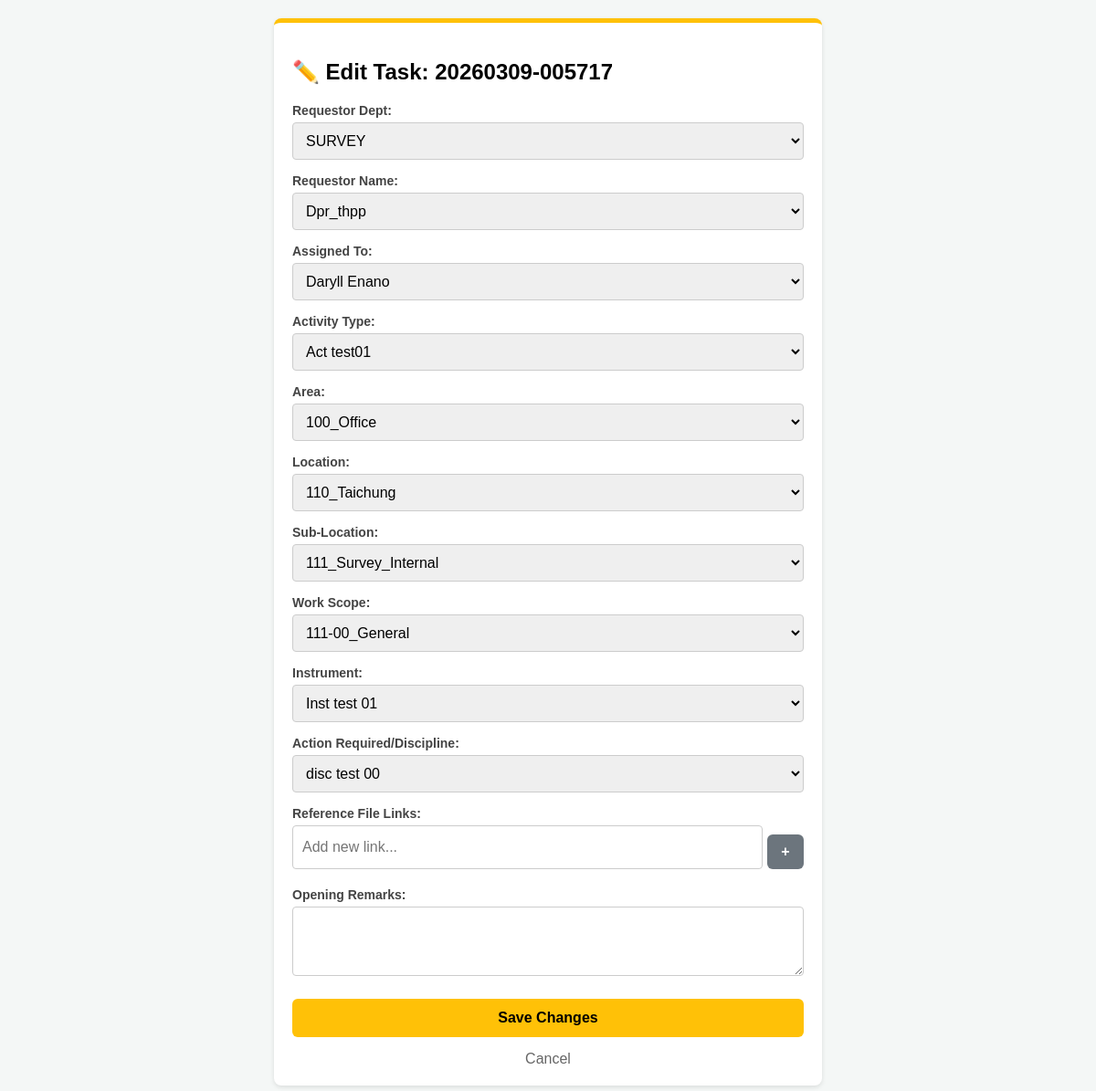
Page /edit_task/2 (signed in) on the earlier database version.
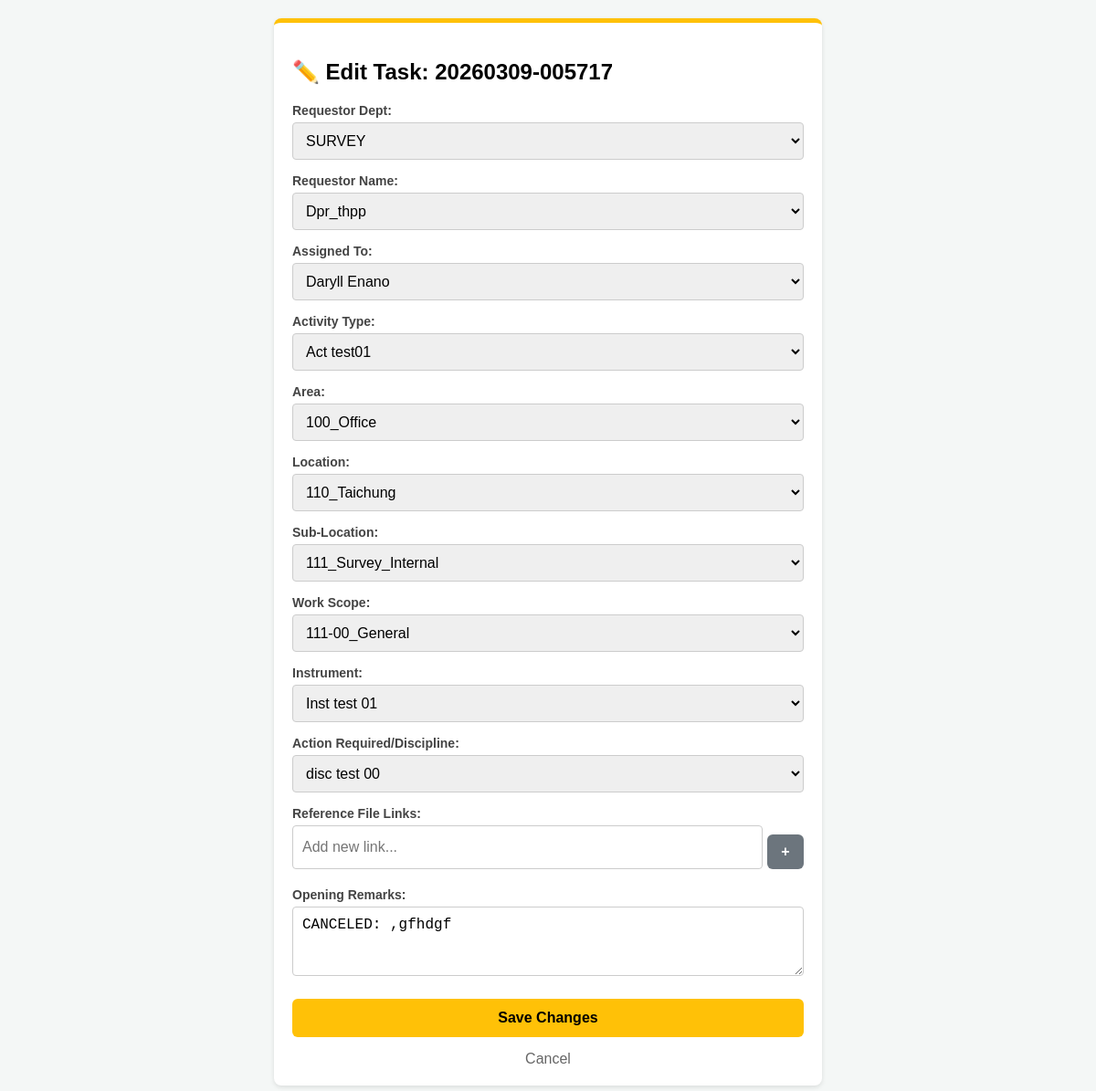
Same page on the later database version.
### app.py (models this page shows)
class SurveyTask(db.Model):
    id = db.Column(db.Integer, primary_key=True)
    surveyor_name = db.Column(db.String(100), nullable=False)
    assigned_to = db.Column(db.String(100), nullable=True)
    requestor = db.Column(db.String(100), nullable=True)
    task_category = db.Column(db.String(100), nullable=True)
    instrument = db.Column(db.String(100), nullable=True)
    action_required = db.Column(db.String(100), nullable=True)
    area = db.Column(db.String(100), nullable=False)
    location = db.Column(db.String(100), nullable=True)
    sub_location = db.Column(db.String(100), nullable=True)
    work_scope = db.Column(db.String(100), nullable=False)
    remarks = db.Column(db.Text, nullable=True)
    deliverable_link = db.Column(db.String(500), nullable=True)
    reference_links = db.Column(db.Text, nullable=True)
    status = db.Column(db.String(20), default="Open")
    start_time = db.Column(db.DateTime, default=datetime.utcnow)
    end_time = db.Column(db.DateTime, nullable=True)

### app.py (the view, shortened to what this page needs)
@app.route('/edit_task/<int:task_id>', methods=['GET', 'POST'])
@login_required
def edit_task(task_id):
    try:
        task = SurveyTask.query.get_or_404(task_id)
        if current_user.name not in [task.surveyor_name, task.assigned_to]:
            flash('Unauthorized to edit this task.', 'error')
            return redirect(url_for('dashboard'))
        config = AppConfig.query.first()
        schema_json = config.schema_data if config else "{}"
        requestors = Requestor.query.all()
        req_dict = {}
        for r in requestors:
            if r.department not in req_dict: req_dict[r.department] = []
            req_dict[r.department].append(r.name)
        task_dict = {
            'assigned_to': task.assigned_to or "",
            'task_category': task.task_category or "",
            'instrument': task.instrument or "",
            'action_required': task.action_required or "",
            'area': task.area or "",
            'location': task.location or "",
            'sub_location': task.sub_location or "",
            'work_scope': task.work_scope or ""
        }
        if task.requestor and " - " in task.requestor:
            task_dict['req_dept'], task_dict['req_name'] = task.requestor.split(" - ", 1)
        else:
            task_dict['req_dept'], task_dict['req_name'] = "", ""
        try:
            task_id_str = task.start_time.strftime('%Y%m%d-%H%M%S') if task.start_time else f"UNKNOWN-{task.id}"
        except Exception:
            task_id_str = str(task.start_time)
        return render_template('edit_task.html',
                               task=task,
                               task_id_str=task_id_str,
                               users=User.query.order_by(User.name.asc()).all(),
                               req_dict_json=json.dumps(req_dict),
                               schema_json=schema_json,
                               categories=DropdownOption.query.filter_by(category='TaskCategory').order_by(DropdownOption.name.asc()).all(),
                               instruments=DropdownOption.query.filter_by(category='Instrument').order_by(DropdownOption.name.asc()).all(),
                               actions=DropdownOption.query.filter_by(category='ActionRequired').order_by(DropdownOption.name.asc()).all(),
                               task_json=json.dumps(task_dict))
    except Exception as e:
        import traceback
        error_details = traceback.format_exc()
        return f"""
        <div style="font-family: monospace; padding: 20px; background: #ffe6e6; border: 2px solid red;">
            <h2 style="color: red;">DIAGNOSTIC CRASH REPORT</h2>
            <p><strong>Error:</strong> {str(e)}</p>
            <h3>Full Traceback:</h3>
            <pre style="background: white; padding: 10px; border: 1px solid #ccc; overflow-x: auto;">{error_details}</pre>
        </div>
        """

### app.py (called while the page is built)
@login_manager.user_loader
def load_user(user_id):
    return User.query.get(int(user_id))

### templates/edit_task.html (shortened to what this page needs)
<!DOCTYPE html>
<html lang="en">
<head>
</head>
<body>
    <div class="card">
        <h2>✏️ Edit Task: {{ task_id_str }}</h2>
        <form action="/edit_task/{{ task.id }}" method="POST">
            <div class="form-group"><label>Requestor Dept:</label><select name="requestor_dept" id="reqDept" onchange="updateReqNames()" required><option value="">-- Select Dept --</option></select></div>
            <div class="form-group"><label>Requestor Name:</label><select name="requestor_name" id="reqName" required><option value="">-- Select Name --</option></select></div>
            <div class="form-group"><label>Assigned To:</label><select name="assigned_to" required><option value="">-- Select Team Member --</option>{% for u in users %}<option value="{{ u.name }}">{{ u.name }}</option>{% endfor %}</select></div>
            <div class="form-group"><label>Activity Type:</label><select name="task_category" required><option value="">-- Select Category --</option>{% for cat in categories %}<option value="{{ cat.name }}">{{ cat.name }}</option>{% endfor %}</select></div>
            <div class="form-group"><label>Area:</label><select name="area" id="areaDropdown" onchange="updateLocations()" required></select></div>
            <div class="form-group"><label>Location:</label><select name="location" id="locationDropdown" onchange="updateSubLocations()"></select></div>
            <div class="form-group"><label>Sub-Location:</label><select name="sub_location" id="subLocationDropdown" onchange="updateWorkScopes()"></select></div>
            <div class="form-group"><label>Work Scope:</label><select name="work_scope" id="workScopeDropdown" required></select></div>
            <div class="form-group"><label>Instrument:</label><select name="instrument" required><option value="">-- Select Instrument --</option>{% for inst in instruments %}<option value="{{ inst.name }}">{{ inst.name }}</option>{% endfor %}</select></div>
            <div class="form-group"><label>Action Required/Discipline:</label><select name="action_required" required><option value="">-- Select Action --</option>{% for act in actions %}<option value="{{ act.name }}">{{ act.name }}</option>{% endfor %}</select></div>
            <div class="form-group" id="link-container">
                <label>Reference File Links:</label>
                <div style="display: flex; gap: 5px; margin-bottom: 5px;"><input type="url" name="reference_link" placeholder="Add new link..." style="flex: 1;"><button type="button" class="btn-add" onclick="addLink()">+</button></div>
            </div>
            <div class="form-group"><label>Opening Remarks:</label><textarea name="remarks" rows="3">{{ task.remarks or '' }}</textarea></div>
            <button type="submit">Save Changes</button>
            <a href="/" style="display: block; text-align: center; margin-top: 15px; color: #666; text-decoration: none;">Cancel</a>
        </form>
    </div>
</body>
</html>

Differences in the rows shown:
now on this page (row edited): SurveyTask: remarks "CANCELED: ,gfhdgf"
